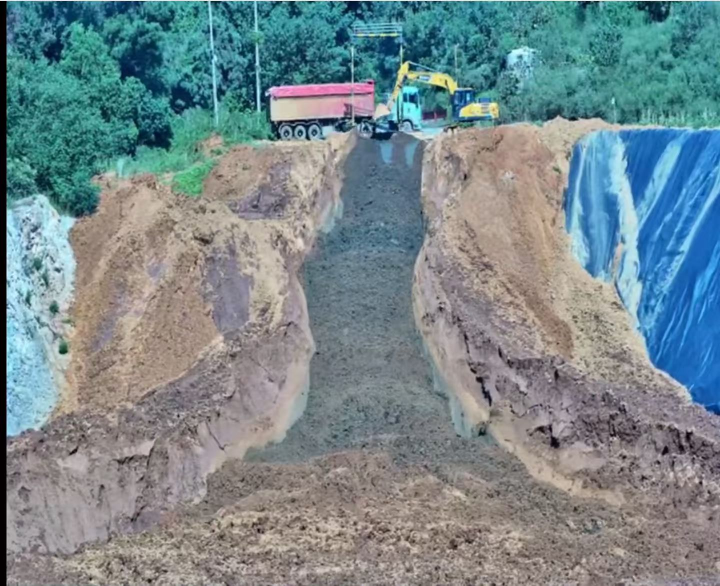
#> input picture 3.jpg, 1440 x 1171 px (shown at 1/2 size)
$ python segment_color.py
#> lines starting #> are read from the running program, lines starting #| are printed output that depends on the picture; after the words box and inside, x2 and y2 are one past the last pixel; in counts of white or black regions, pixels touching at a corner belong together
"""颜色分割主坡体:不依赖深度/模型,直接用 Lab 颜色聚类把坡体分出来。

原理:K-means 在 Lab 颜色空间聚类(附加轻微空间权重,避免同一坡面被切成碎块),
再自动挑出"主坡体"簇(面积大、位置居中、颜色偏土黄而非绿/蓝)。

用法:
    .venv/bin/python segment_color.py 图片.jpg [-o color_seg_result.png] [-k 5]
    .venv/bin/python segment_color.py 图片.jpg --cluster 2   # 手动指定主坡体簇号
"""

import argparse

import cv2
import numpy as np
from PIL import Image


def parse_args():
    p = argparse.ArgumentParser(description="颜色分割主坡体")
    p.add_argument("image", nargs="?", default="3.jpg")
    p.add_argument("-o", "--out", default="color_seg_result.png")
    p.add_argument("-k", "--clusters", type=int, default=5, help="聚类数")
    p.add_argument("--cluster", type=int, help="手动指定主坡体簇号(默认自动挑选)")
    p.add_argument("--spatial", type=float, default=25.0, help="空间权重(0=纯颜色)")
    return p.parse_args()


def kmeans_lab(bgr, k, spatial=25.0):
    """Lab 颜色 + 归一化空间坐标 的 K-means。返回 (标签图, 各簇统计)"""
    h, w = bgr.shape[:2]
    lab = cv2.cvtColor(bgr, cv2.COLOR_BGR2LAB).astype(np.float32)
    ys, xs = np.mgrid[0:h, 0:w]
    feats = np.dstack([lab,
                       (xs / w - 0.5) * spatial * 2,
                       (ys / h - 0.5) * spatial * 2]).reshape(-1, 5).astype(np.float32)
    crit = (cv2.TERM_CRITERIA_EPS + cv2.TERM_CRITERIA_MAX_ITER, 30, 0.5)
    _, labels, centers = cv2.kmeans(feats, k, None, crit, 5, cv2.KMEANS_PP_CENTERS)
    labels = labels.reshape(h, w)

    stats = []
    for i in range(k):
        m = labels == i
        area = float(m.mean())
        lab_mean = lab[m].mean(0) if m.any() else np.zeros(3)
        cx = float((xs[m].mean() / w)) if m.any() else 0.5
        cy = float((ys[m].mean() / h)) if m.any() else 0.5
        # Lab → RGB 便于人读
        rgb = cv2.cvtColor(np.uint8([[lab_mean]]), cv2.COLOR_LAB2RGB)[0, 0]
        stats.append({"id": i, "area": area, "lab": lab_mean, "rgb": rgb,
                      "cx": cx, "cy": cy})
    return labels, stats


def pick_main_slope(stats):
    """自动挑主坡体:面积大、位置居中、颜色非绿非蓝(土黄/棕)"""
    best, best_score = None, -1
    for s in stats:
        a = s["lab"][1] - 128          # a>0 偏红(土/岩), a<0 偏绿(植被)
        b = s["lab"][2] - 128          # b>0 偏黄, b<0 偏蓝
        green = a < -6                 # 明显植被
        blue = b < -12                 # 明显蓝(天空/水面/蓝布)
        center = 1 - abs(s["cx"] - 0.5) * 1.5 - max(0, 0.35 - s["cy"]) * 1.2
        score = s["area"] * max(0.0, center) * (0.15 if (green or blue) else 1.0)
        if score > best_score:
            best, best_score = s, score
    return best


def detect_slope(bgr, k=5, spatial=25.0, cluster=None, work_width=480,
                 min_area_frac=0.002, morph_size=15):
    """Lab K-means 分割主坡体,返回 dict(mask, labels, stats, cluster)。

    mask 为全分辨率 uint8(0/255);labels 是降采样工作图的簇标签;
    cluster=None 时自动挑主坡体。可被 GUI / 其他脚本复用(算法不依赖 argparse)。
    """
    h, w = bgr.shape[:2]
    scale = work_width / w
    small = cv2.resize(bgr, (work_width, max(1, int(h * scale))), interpolation=cv2.INTER_AREA)
    labels_s, stats = kmeans_lab(small, k, spatial)

    idx = cluster if cluster is not None else (pick_main_slope(stats) or {"id": 0})["id"]
    mask = cv2.resize((labels_s == idx).astype(np.uint8) * 255, (w, h),
                      interpolation=cv2.INTER_NEAREST)
    # 形态学清理:去小洞、平滑边界
    k5 = cv2.getStructuringElement(cv2.MORPH_ELLIPSE, (morph_size, morph_size))
    mask = cv2.morphologyEx(mask, cv2.MORPH_CLOSE, k5, iterations=2)
    mask = cv2.morphologyEx(mask, cv2.MORPH_OPEN, k5, iterations=1)

    # 去掉碎斑:只保留面积 ≥ min_area_frac 的连通域
    n, lbl, st, _ = cv2.connectedComponentsWithStats(mask, 8)
    keep = np.zeros_like(mask)
    for i in range(1, n):
        if st[i, cv2.CC_STAT_AREA] >= min_area_frac * mask.size:
            keep[lbl == i] = 255
    mask = keep

    # 填内部孔洞(不接触图像边界的背景连通域)
    inv = cv2.bitwise_not(mask)
    n2, lbl2, st2, _ = cv2.connectedComponentsWithStats(inv, 8)
    for i in range(1, n2):
        x, y, ww, hh = (st2[i, cv2.CC_STAT_LEFT], st2[i, cv2.CC_STAT_TOP],
                        st2[i, cv2.CC_STAT_WIDTH], st2[i, cv2.CC_STAT_HEIGHT])
        if not (x == 0 or y == 0 or x + ww >= w or y + hh >= h):
            mask[lbl2 == i] = 255
    return {"mask": mask, "labels": labels_s, "stats": stats, "cluster": int(idx)}


def main():
    args = parse_args()
    bgr = cv2.imread(args.image)
#> bgr is the input picture: shape (1171, 1440, 3); mean B, G, R 140.6, 136.2, 118.5
    if bgr is None:
        raise SystemExit(f"读不到图片: {args.image}")

    res = detect_slope(bgr, args.clusters, args.spatial, args.cluster)
#> in kmeans_lab, `lab = cv2.cvtColor(bgr, cv2.COLOR_BGR2LAB).astype(np.float32)`:
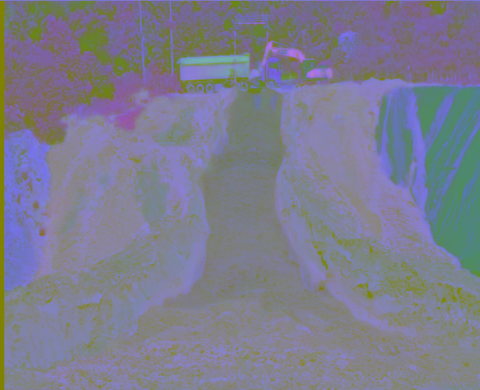
#> lab: shape (390, 480, 3) float32; mean B, G, R 142.4, 124.7, 124.2
#> in kmeans_lab, `_, labels, centers = cv2.kmeans(feats, k, None, crit, 5, cv2.KMEANS_PP..`: centers = [[146.6, 107.6, 117.8, 1.72, -17.15], [182.4, 127.4, 129.4, -1.88, 0.205], [48.76, 122.9, 116.7, -10.17, -12.14], [141, 130.7, 130.3, -0.612, 11.07], [109, 122.8, 110.8, 5.18, -6.62]]
#> in kmeans_lab, `labels = labels.reshape(h, w)`:
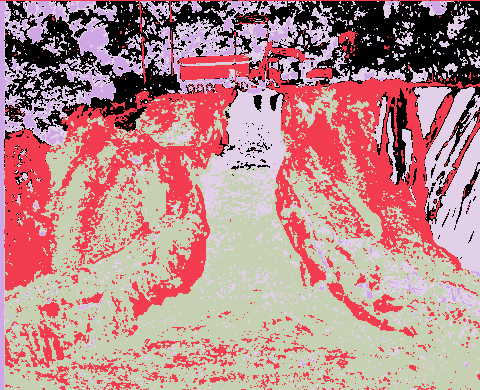
#> labels: shape (390, 480) int32; 5 distinct labels, from 0 to 4; one colour per label, 0 black
#> the loop in kmeans_lab, `for i in range(k):` made 5 passes
#> (area, lab_mean, cx, cy, rgb) on passes 1 to 5: (0.148, [146.6, 107.6, 117.8], 0.534, 0.157, [74, 149, 156]), (0.255, [182.4, 127.4, 129.4], 0.462, 0.504, [174, 175, 173]), (0.0486, [48.76, 122.9, 116.7], 0.297, 0.257, [19, 49, 63]), (0.376, [141, 130.7, 130.3], 0.488, 0.721, [136, 130, 128]), (0.173, [109, 122.8, 110.8], 0.604, 0.368, [68, 105, 130])
#> pass 1, in kmeans_lab, `m = labels == i`:
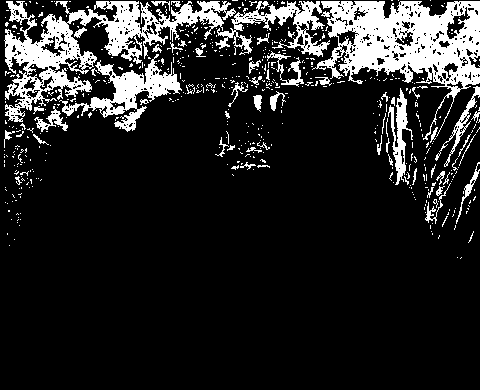
#> m: shape (390, 480) bool; 14.8% white; 562 white regions (503 under 20 px), largest, box (x1, y1, x2, y2) and area: (312, 1, 480, 140) 9250, (4, 1, 236, 122) 7922, (59, 54, 182, 132) 2652
#> after the loop in kmeans_lab, `for i in range(k):`: stats = 5 items
#> the loop in pick_main_slope, `for s in stats:` made 5 passes
#> (a, b, green, blue, center, score, best_score) on passes 1, 2, 4: (-20.44, -10.17, True, False, 0.717, 0.0159, 0.0159), (-0.565, 1.43, False, False, 0.944, 0.24, 0.24), (2.71, 2.34, False, False, 0.982, 0.369, 0.369)
#> (a, b, green, blue, center, score) on passes 3, 5: (-5.11, -11.26, False, False, 0.584, 0.0283), (-5.22, -17.16, False, True, 0.844, 0.0219)
#> after the loop in pick_main_slope, `for s in stats:`: best_score = 0.369
#> in detect_slope, `idx = cluster if cluster is not None else (pick_main_slope(stats) or {..`: idx = 3
#> in detect_slope, `mask = cv2.resize((labels_s == idx).astype(np.uint8) * 255, (w, h), in..`: mask: shape (1171, 1440); 37.5% white; 501 white regions (287 under 20 px), largest, box (x1, y1, x2, y2) and area: (12, 256, 1440, 1171) 592497, (342, 301, 597, 442) 10557, (288, 424, 375, 553) 3645
#> in detect_slope, `mask = cv2.morphologyEx(mask, cv2.MORPH_CLOSE, k5, iterations=2)`: mask: shape (1171, 1440); 56.8% white; 24 black regions, largest, box (x1, y1, x2, y2) and area: (0, 0, 1440, 857) 676843, (910, 343, 1022, 485) 9363, (537, 722, 618, 882) 7421
#> in detect_slope, `mask = cv2.morphologyEx(mask, cv2.MORPH_OPEN, k5, iterations=1)`: mask: shape (1171, 1440); 56.4% white; 18 black regions, largest, box (x1, y1, x2, y2) and area: (0, 0, 1440, 857) 688773, (877, 343, 1022, 485) 10583, (537, 722, 618, 882) 7490
#> in detect_slope, `n, lbl, st, _ = cv2.connectedComponentsWithStats(mask, 8)`:
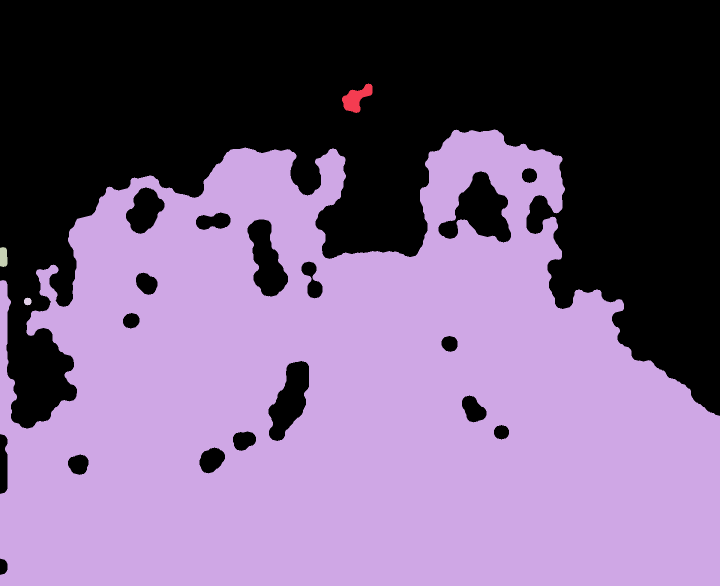
#> lbl: shape (1171, 1440) int32 (shown at 1/2 size); 5 distinct labels, from 0 to 4; one colour per label, 0 black
#> in detect_slope, `n, lbl, st, _ = cv2.connectedComponentsWithStats(mask, 8)`: n = 5; st = [[0, 0, 1440, 1150, 734499], [684, 167, 61, 59, 1838], [0, 259, 1440, 912, 949179], [0, 494, 15, 40, 540], [48, 595, 15, 16, 184]]
#> after the loop in detect_slope, `for i in range(1, n):`: keep: shape (1171, 1440); 56.3% white; 18 black regions, largest, box (x1, y1, x2, y2) and area: (0, 0, 1440, 857) 691335, (877, 343, 1022, 485) 10583, (537, 722, 618, 882) 7490
#> in detect_slope, `n2, lbl2, st2, _ = cv2.connectedComponentsWithStats(inv, 8)`:
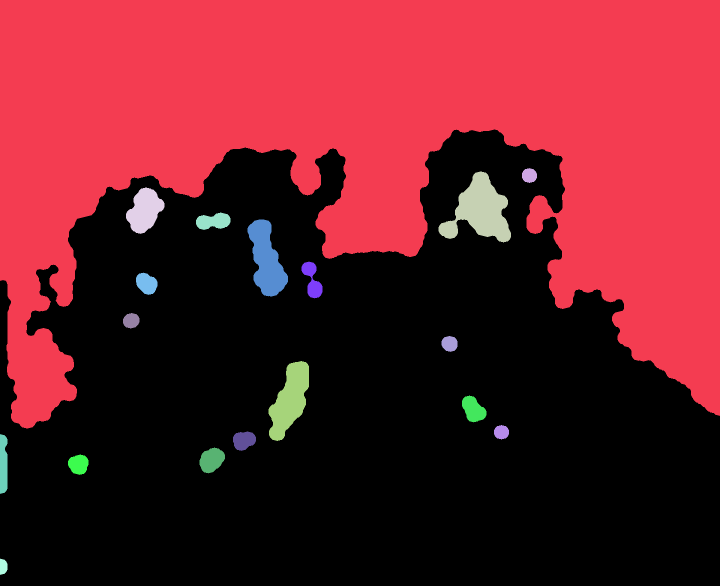
#> lbl2: shape (1171, 1440) int32 (shown at 1/2 size); 19 distinct labels, from 0 to 18; one colour per label, 0 black
#> in detect_slope, `n2, lbl2, st2, _ = cv2.connectedComponentsWithStats(inv, 8)`: n2 = 19; st2 = 19 rows, first 6: [0, 259, 1440, 912, 949179], [0, 0, 1440, 857, 691335], [1044, 336, 30, 30, 699], [877, 343, 145, 142, 10583], [252, 375, 77, 93, 4492], [392, 425, 69, 35, 1723]
#> the loop in detect_slope, `for i in range(1, n2):` made 18 passes
#> (x, y, ww, hh) on passes 1 to 12: (0, 0, 1440, 857), (1044, 336, 30, 30), (877, 343, 145, 142), (252, 375, 77, 93), (392, 425, 69, 35), (495, 439, 81, 154), (603, 523, 42, 74), (272, 545, 43, 45), (246, 626, 33, 31), (883, 672, 32, 32), (537, 722, 81, 160), (924, 791, 49, 54)
#> after the loop in detect_slope, `for i in range(1, n2):`:
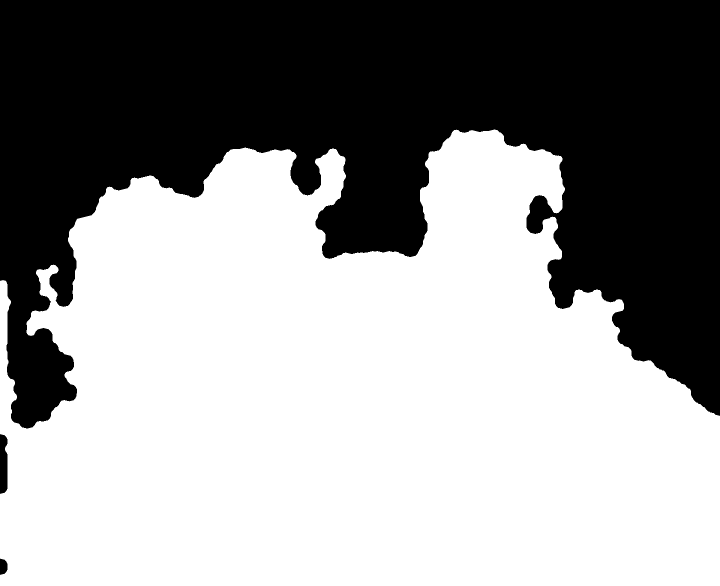
#> mask: shape (1171, 1440) (shown at 1/2 size); 58.9% white; 3 black regions, box (x1, y1, x2, y2) and area: (0, 0, 1440, 857) 691335, (0, 868, 15, 988) 1640, (0, 1117, 15, 1150) 399
#> res = 4 items
    mask, labels_s, stats, idx = res["mask"], res["labels"], res["stats"], res["cluster"]
#> idx = 3

    print(f"聚类数 k={args.clusters},主坡体簇=#{idx}")
#| 聚类数 k=5,主坡体簇=#3
    print(f"{'簇':>3} {'面积占比':>9} {'中心(x,y)':>14} {'RGB':>16}")
    for s in stats:
        mark = " ← 主坡体" if s["id"] == idx else ""
        print(f"{s['id']:>3} {s['area']*100:>8.1f}% ({s['cx']:.2f},{s['cy']:.2f})"
              f" ({s['rgb'][0]:>3},{s['rgb'][1]:>3},{s['rgb'][2]:>3}){mark}")
#> this loop made 5 passes
#> mark on passes 1 to 5: '', '', '', ' ← 主坡体', ''
#|   0     14.8% (0.53,0.16) ( 74,149,156)
#|   1     25.5% (0.46,0.50) (174,175,173)
#|   2      4.9% (0.30,0.26) ( 19, 49, 63)
#|   3     37.6% (0.49,0.72) (136,130,128) ← 主坡体
#|   4     17.3% (0.60,0.37) ( 68,105,130)
    print(f"主坡体掩码占比: {mask.mean()/255*100:.1f}%")
#| 主坡体掩码占比: 58.9%

    # 四联图:原图 / 聚类着色 / 掩码 / 叠加
    rng = np.random.default_rng(0)
    palette = rng.integers(60, 230, (args.clusters, 3), dtype=np.uint8)
    label_vis = palette[labels_s].astype(np.uint8)
    label_vis = cv2.resize(label_vis, (bgr.shape[1], bgr.shape[0]), interpolation=cv2.INTER_NEAREST)
#> label_vis: shape (1171, 1440, 3)
    overlay = bgr.copy()
    green = np.zeros_like(bgr)
    green[:, :, 1] = 255
    m3 = mask.astype(bool)
    overlay[m3] = (0.55 * bgr[m3] + 0.45 * green[m3]).astype(np.uint8)

    def put(img, text):
        img = img.copy()
        cv2.rectangle(img, (0, 0), (img.shape[1], 34), (30, 30, 30), -1)
        cv2.putText(img, text, (10, 24), cv2.FONT_HERSHEY_SIMPLEX, 0.7, (255, 255, 255), 2)
        return img

    h = 360
    def rz(img):
        w = int(img.shape[1] * h / img.shape[0])
        return cv2.resize(img, (w, h), interpolation=cv2.INTER_AREA)

    panels = [put(rz(bgr), "Input"),
              put(rz(label_vis), f"K-means k={args.clusters}"),
              put(rz(cv2.cvtColor(mask, cv2.COLOR_GRAY2BGR)), f"Main slope mask #{idx}"),
              put(rz(overlay), "Overlay")]
#> in put (call 3), `cv2.rectangle(img, (0, 0), (img.shape[1], 34), (30, 30, 30), -1)`: img: shape (360, 442, 3); min 0, max 255, mean 153.1
#> in put (call 3), `cv2.putText(img, text, (10, 24), cv2.FONT_HERSHEY_SIMPLEX, 0.7, (255, ..`: img: shape (360, 442, 3); min 0, max 255, mean 155.3
    canvas = np.hstack([np.hstack([p, np.full((h, 6, 3), 255, np.uint8)]) for p in panels])
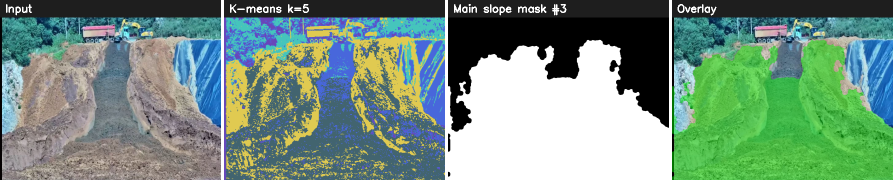
#> canvas: shape (360, 1792, 3) (shown at 1/2 size); mean of channels 0, 1, 2 127.8, 144.1, 115.9; drawn as B, G, R
    cv2.imwrite(args.out, canvas)
    print(f"已保存: {args.out}")


if __name__ == "__main__":
    main()
